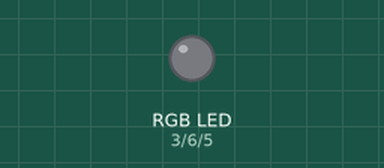
The sketch below on a simulated Arduino Uno, built with avr-gcc and run on an emulated ATmega328P. On the bench: an RGB LED mixed from three pins (HIGH = lit).

Above: at 12.8 s.
At 25.68 s:
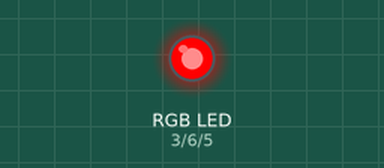
Timing chart, 0 to 40.0 s (numbered marks = the images above):
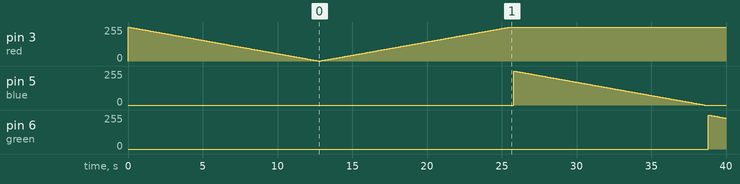

The sketch:

FadingBetweenRGB.ino
```cpp
int red = 3;
int blue = 5;
int green = 6;
int delayTime = 50;

void setup()
{
  pinMode(red, OUTPUT);
  pinMode(blue, OUTPUT);
  pinMode(green, OUTPUT);
}

void loop()
{
  fadeRed();
  delay(200);
  fadeBlue();
  delay(200);
  fadeGreen();
  delay(200);
}

void fadeRed()
{
 for(int i = 255; i>=0; i--)
 {
   analogWrite(red, i);
   delay(delayTime);
 }
 for(int i = 0; i<=255; i++)
 {
   analogWrite(red, i);
   delay(delayTime);
 }
}

void fadeBlue()
{
 for(int i = 255; i>=0; i--)
 {
  analogWrite(blue, i);
  delay(delayTime);
 }
 for(int i = 0; i>=255; i++)
 {
  analogWrite(blue, i);
  delay(delayTime);
 }
}

void fadeGreen()
 {
  for(int i = 255; i>=0; i--)
 {
  analogWrite(green, i);
  delay(delayTime);
 }
  for(int i = 0; i<=255; i++)
 {
  analogWrite(green, i);
  delay(delayTime);
 }
}
```
